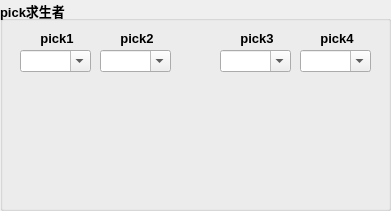
  <widget class="QGroupBox" name="groupBox_5">
   <property name="geometry">
    <rect>
     <x>30</x>
     <y>320</y>
     <width>391</width>
     <height>211</height>
    </rect>
   </property>
   <property name="font">
    <font>
     <family>Arial</family>
     <pointsize>10</pointsize>
     <weight>75</weight>
     <bold>true</bold>
    </font>
   </property>
   <property name="title">
    <string>pick求生者</string>
   </property>
   <widget class="QComboBox" name="cBoxSurPick1">
    <property name="geometry">
     <rect>
      <x>20</x>
      <y>50</y>
      <width>71</width>
      <height>22</height>
     </rect>
    </property>
    <property name="editable">
     <bool>true</bool>
    </property>
   </widget>
   <widget class="QLabel" name="label_12">
    <property name="geometry">
     <rect>
      <x>30</x>
      <y>30</y>
      <width>54</width>
      <height>16</height>
     </rect>
    </property>
    <property name="text">
     <string>pick1</string>
    </property>
    <property name="alignment">
     <set>Qt::AlignCenter</set>
    </property>
    <property name="buddy">
     <cstring>cBoxSurPick1</cstring>
    </property>
   </widget>
   <widget class="QLabel" name="labSurPick1Pic">
    <property name="geometry">
     <rect>
      <x>20</x>
      <y>80</y>
      <width>70</width>
      <height>70</height>
     </rect>
    </property>
    <property name="text">
     <string/>
    </property>
   </widget>
   <widget class="QLabel" name="label_13">
    <property name="geometry">
     <rect>
      <x>110</x>
      <y>30</y>
      <width>54</width>
      <height>16</height>
     </rect>
    </property>
    <property name="text">
     <string>pick2</string>
    </property>
    <property name="alignment">
     <set>Qt::AlignCenter</set>
    </property>
    <property name="buddy">
     <cstring>cBoxSurPick2</cstring>
    </property>
   </widget>
   <widget class="QComboBox" name="cBoxSurPick2">
    <property name="geometry">
     <rect>
      <x>100</x>
      <y>50</y>
      <width>71</width>
      <height>22</height>
     </rect>
    </property>
    <property name="editable">
     <bool>true</bool>
    </property>
   </widget>
   <widget class="QLabel" name="labSurPick2Pic">
    <property name="geometry">
     <rect>
      <x>100</x>
      <y>80</y>
      <width>70</width>
      <height>70</height>
     </rect>
    </property>
    <property name="text">
     <string/>
    </property>
   </widget>
   <widget class="QLabel" name="label_14">
    <property name="geometry">
     <rect>
      <x>230</x>
      <y>30</y>
      <width>54</width>
      <height>16</height>
     </rect>
    </property>
    <property name="text">
     <string>pick3</string>
    </property>
    <property name="alignment">
     <set>Qt::AlignCenter</set>
    </property>
    <property name="buddy">
     <cstring>cBoxSurPick3</cstring>
    </property>
   </widget>
   <widget class="QComboBox" name="cBoxSurPick3">
    <property name="geometry">
     <rect>
      <x>220</x>
      <y>50</y>
      <width>71</width>
      <height>22</height>
     </rect>
    </property>
    <property name="editable">
     <bool>true</bool>
    </property>
   </widget>
   <widget class="QLabel" name="labSurPick3Pic">
    <property name="geometry">
     <rect>
      <x>220</x>
      <y>80</y>
      <width>70</width>
      <height>70</height>
     </rect>
    </property>
    <property name="text">
     <string/>
    </property>
   </widget>
   <widget class="QLabel" name="label_15">
    <property name="geometry">
     <rect>
      <x>310</x>
      <y>30</y>
      <width>54</width>
      <height>16</height>
     </rect>
    </property>
    <property name="text">
     <string>pick4</string>
    </property>
    <property name="alignment">
     <set>Qt::AlignCenter</set>
    </property>
    <property name="buddy">
     <cstring>cBoxSurPick4</cstring>
    </property>
   </widget>
   <widget class="QComboBox" name="cBoxSurPick4">
    <property name="geometry">
     <rect>
      <x>300</x>
      <y>50</y>
      <width>71</width>
      <height>22</height>
     </rect>
    </property>
    <property name="editable">
     <bool>true</bool>
    </property>
   </widget>
   <widget class="QLabel" name="labSurPick4Pic">
    <property name="geometry">
     <rect>
      <x>300</x>
      <y>80</y>
      <width>70</width>
      <height>70</height>
     </rect>
    </property>
    <property name="text">
     <string/>
    </property>
   </widget>
  </widget>
